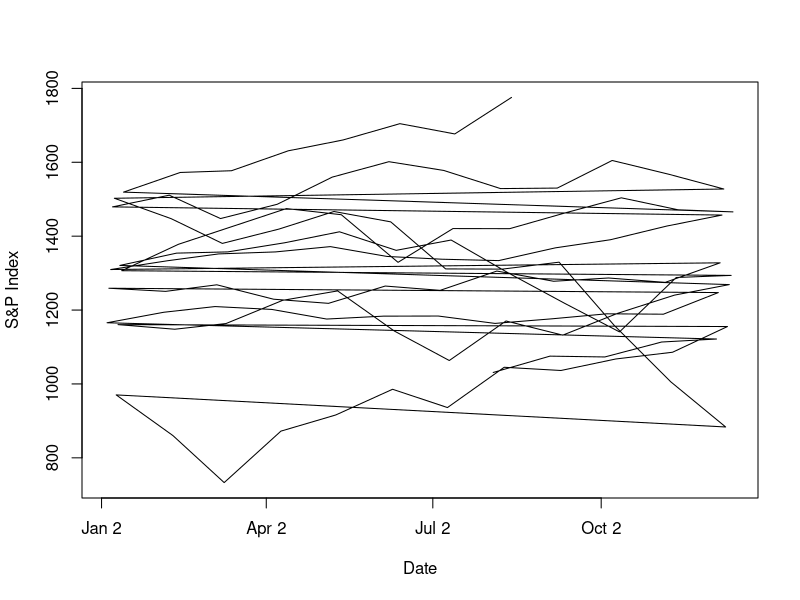

The R source for this figure:
# read data from Monthly.csv file specially extracted
# from the Excel data spreadsheet
monthly <- read.table('Monthly.csv', header=TRUE, sep=',')

# convert Date column to Date object type
monthly$Date <- as.Date(as.character(monthly$Date))

# plot the index
plot(monthly$Date, monthly$S.PCOMP, type='l', 
     xlab='Date', ylab='S&P Index')

# What was the longest span of time that the Index spent 
# below a previous peak?
next.higher <- function(series, index) {
  cur.date <- series[index, 1]
  cur.price <- series[index, 2]
  j <- index + 1
  len <- dim(series)[1]
  
  while (j < len && series[j, 2] < cur.price) j <- j + 1
  
  series[j, 1] - series[index, 1]
}

retreat.bottom.ratio <- function(series, index) {
  len <- dim(series)[1]
  min(spdata[seq(index, len), 2]) / series[index, 2]
}

# slice only dates and S&P index
spdata <- monthly[, 1:2]
spdata.size <- dim(spdata)[1]

# calculate the vector of retreats and find its maximum
retreats <- sapply(seq(from=1, to=spdata.size-1),
                   function(index) next.higher(spdata, index))
max.retreat.index <- match(max(retreats), retreats)
print(spdata[max.retreat.index, ])
cat(sprintf("Longest retreat time: %d days\n", retreats[max.retreat.index]))

# During this period, how far (in percentage terms) 
# did the index retreat?  
max.retreat.value <- retreat.bottom.ratio(spdata, max.retreat.index)
cat(sprintf("Max retreat drop: %.2f%%\n", max.retreat.value * 100))

# How many months were “winning” months (ie had a price increase)?
returns <- log(spdata[2:spdata.size, 2] / spdata[1:(spdata.size-1), 2])
spdata <- cbind(spdata, returns=c(0, returns))
cat(sprintf("Winning months: %d\n", dim(spdata[spdata$returns > 0, ])[1]))

# How many months were losing months?
cat(sprintf("Losing months: %d\n", dim(spdata[spdata$returns < 0, ])[1]))
